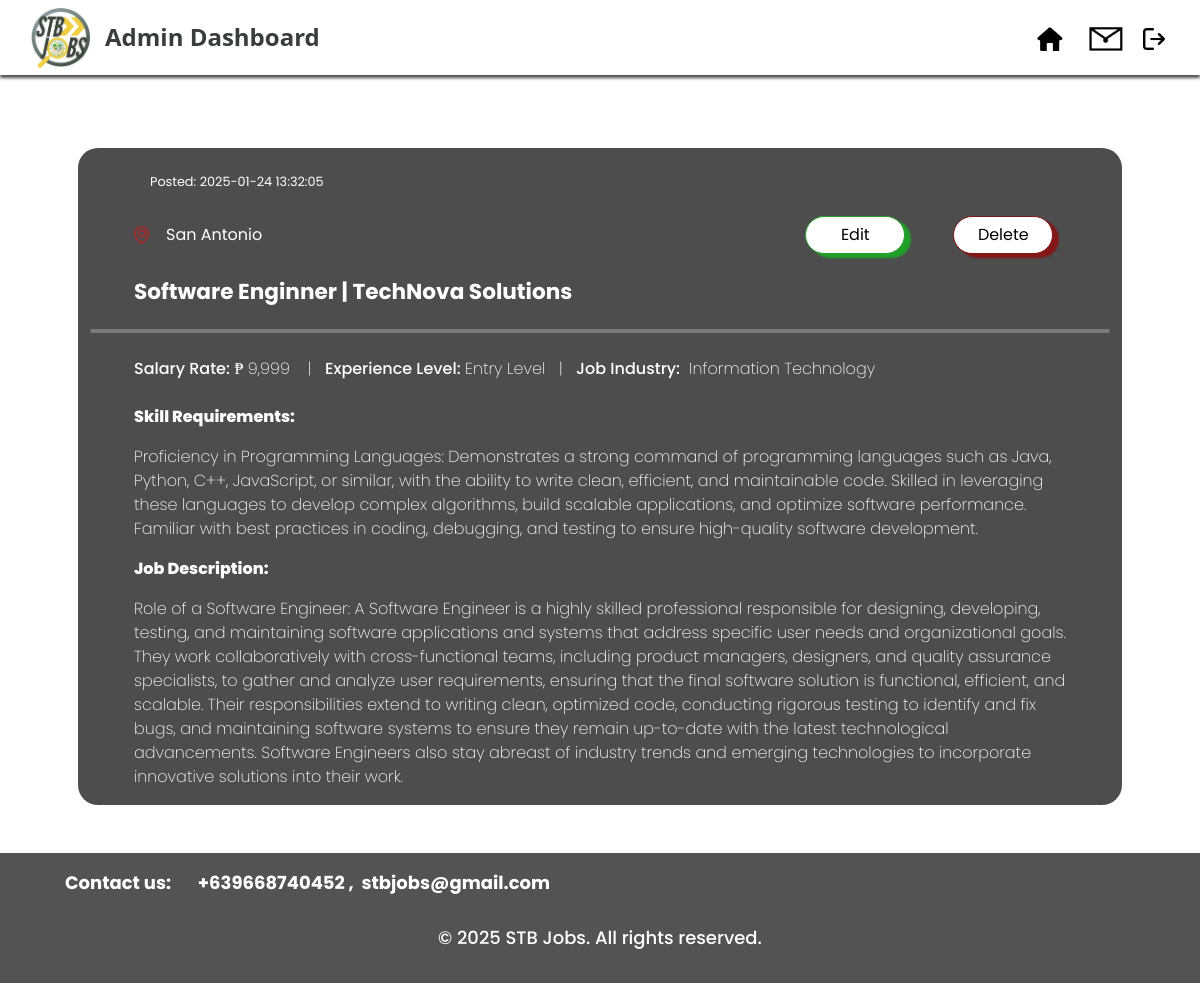
/admin/adminJobView.php?jobDetailID=12 (signed in), run on the app's committed database.
### tables this page shows
CREATE TABLE `post` (
  `postID` int(8) NOT NULL,
  `datePosted` datetime NOT NULL DEFAULT current_timestamp(),
  `updatedAt` datetime NOT NULL DEFAULT current_timestamp(),
  `userID` int(8) NOT NULL,
  `jobDetailID` int(8) NOT NULL
);

CREATE TABLE `jobdetail` (
  `jobDetailID` int(10) NOT NULL,
  `jobLocation` varchar(300) NOT NULL,
  `jobTitle` varchar(100) NOT NULL,
  `salaryRate` int(10) NOT NULL,
  `experienceLevel` varchar(50) NOT NULL,
  `jobIndustry` varchar(50) NOT NULL,
  `fullDescription` varchar(3000) NOT NULL,
  `companyName` varchar(100) NOT NULL,
  `jobSkillsDescription` varchar(1000) NOT NULL,
  `letterID` int(8) NOT NULL
);

### connect.php (called while the page is built, shortened)
<?php
  function executeQuery($query){
    $conn = $GLOBALS['conn'];
    return mysqli_query($conn, $query);
  }
?>

### process/adminJobView2.php (called while the page is built, shortened)
<?php
include("../connect.php");
if (isset($_GET['jobDetailID'])) {
    $jobDetailID = $_GET['jobDetailID'];
} else {
    header('location:adminJobList.php');
}
$getJobViewQuery = "SELECT jobdetail.jobDetailID,jobdetail.jobTitle, jobdetail.jobLocation, jobdetail.salaryRate, jobdetail.experienceLevel, jobdetail.jobIndustry, jobdetail.fullDescription, jobdetail.companyName, jobdetail.jobSkillsDescription, post.datePosted FROM `jobdetail` LEFT JOIN post ON jobdetail.jobDetailID = post.jobDetailID WHERE jobdetail.jobDetailID = '$jobDetailID';";
$jobViewresult = executeQuery($getJobViewQuery);
while ($jobRow = mysqli_fetch_assoc($jobViewresult)) {
    $jobDetailID = $jobRow['jobDetailID'];
    $jobTitle = $jobRow['jobTitle'];
    $salaryRate = $jobRow['salaryRate'];
    $expLevel = $jobRow['experienceLevel'];
    $companyName = $jobRow['companyName'];
    $location = $jobRow['jobLocation'];
    $industry = $jobRow['jobIndustry'];
    $skillRequirements = $jobRow['jobSkillsDescription'];
    $jobDescription = $jobRow['fullDescription'];
    $datePosted = $jobRow['datePosted'];
}
?>

### admin/adminJobView.php (the view, shortened to what this page needs)
<?php
include("../process/adminJobView2.php");
?>
<!DOCTYPE html>
<html lang="en">
<head>
    <link href="https://cdn.jsdelivr.net/npm/bootstrap@5.3.3/dist/css/bootstrap.min.css" rel="stylesheet"
>
    <link rel="stylesheet" href="../assets/css/adminCSS/adminJobView.css">
</head>
<body>
    <?php
    include("../assets/shared/navbarAdmin.php");
    ?>
    <div class="container main p-5" style="margin-top: 100px;">
        <div class="container job">
            <div class="row pt-4 mx-5">
                <p class="datePosted">Posted:&nbsp;<?php echo $datePosted ?></p>
            </div>
            <div class="row location mx-3">
                <div class="col-12 col-sm-12 col-xl-8 d-flex align-items-center" style="text-align: left;">
                    <img class="img-fluid locationImg mx-3" src="../assets/image/userImage/location.png">
                    <p class="barangay pt-3"><?php echo $location ?></p>
                </div>
                <div class="col-6 col-sm-6 col-xl-2 d-flex justify-content-center align-items-center">
                    <div class="container d-flex justify-content-end align-items-end">
                        <button type="button" class="btn custom-btn btnEdit"
                            onclick="location.href='jobEdit.php?jobID=<?php echo $jobDetailID?>'">Edit</button>
                    </div>
                </div>
                <div class="col-6 col-sm-6 col-xl-2 d-flex justify-content-center align-items-center">
                    <div class="container d-flex justify-content-start align-items-start">
                        <button class="btn custom-btn btnDelete" data-bs-toggle="modal"
                        data-bs-target="#deleteModal<?php echo $jobDetailID?>">Delete</button>
                                </div>
                            </div>
                        </div>
                    </div>
                </div>
            <div class="row companyName p-3 mx-3">
                <h3 class="jobName"><?php echo $jobTitle ?>&nbsp;|&nbsp;<?php echo $companyName ?></h3>
            </div>
            <div class="row d-flex justify-content-center align-items-center">
                <hr class="bar">
            </div>
            <div class="row jobDetails p-2 mx-4">
                <p> <span class="jobDetailsLabel">Salary Rate:</span>
                    ₱&nbsp;<?php echo number_format($salaryRate) ?>&nbsp;&nbsp;&nbsp;
                    |&nbsp;&nbsp; <span class="jobDetailsLabel">Experience Level:</span>
                    <?php echo $expLevel ?>&nbsp;&nbsp; |&nbsp;&nbsp; <span class="jobDetailsLabel">Job
                        Industry:</span>&nbsp;&nbsp;<?php echo $industry ?>
                </p>
            </div>
            <div class="row skill px-2 mx-4">
                <p>Skill Requirements:</p>
            </div>
            <div class="row skillDesc px-2 mx-4">
                <p>
                    <?php echo $skillRequirements ?>
                </p>
            </div>
            <div class="row jobDescTitle px-2 mx-4">
                <p>Job Description:</p>
            </div>
            <div class="row jobDesc px-2 mx-4">
                <p>
                    <?php echo $jobDescription ?>
                </p>
            </div>
    <?php
    include("../assets/shared/footerAdmin.php");
    ?>
</body>
</html>

### assets/css/adminCSS/adminJobView.css (style rules this page uses)
.job { background-color: #4D4D4D !important; border-radius: 20px !important; }
.datePosted { color: #ffffff !important; font-family: Poppins !important; font-size: clamp(.8rem, 1vw, .20rem) !important; text-align: start !important; }
.barangay { text-align: left !important; color: #ffffff !important; font-family: Poppins !important; font-size: clamp(1rem, 1vw, 1.5rem) !important; }
.btnEdit { background-color: #ffffff !important; border-style: solid 50px 50px 50px 50px !important; border-color: #21a027 !important; text-align: center !important; font-size: clamp(1rem, 1.2vw, 1.5rem) !important; font-family: Poppins !important; border-radius: 20px !important; box-shadow: 6px 4px 2px #21a027 !important; width: 100px !important; color: black !important; }
.btnDelete { background-color: #ffffff !important; border-style: solid 50px 50px 50px 50px !important; border-color: #841818 !important; text-align: center !important; font-size: clamp(1rem, 1.2vw, 1.5rem) !important; font-family: Poppins !important; border-radius: 20px !important; box-shadow: 6px 4px 2px #841818 !important; width: 100px !important; color: black !important; }
.jobName { color: #ffffff !important; font-family: Poppins !important; font-size: clamp(1rem, 1.8vw, 2rem) !important; font-weight: bolder !important; }
hr.bar { border: 2px solid rgb(255, 255, 255) !important; border-radius: 2px !important; width: 1120px; }
.jobDetails { color: #ffffff !important; font-family: Poppins !important; font-size: clamp(1rem, 1.5vw, 1rem) !important; font-weight: 200 !important; }
.jobDetailsLabel { color: #ffffff !important; font-family: Poppins !important; font-size: clamp(1rem, 1.5vw, 1rem) !important; font-weight: 500 !important; }
.skill { color: #ffffff !important; font-family: Poppins !important; font-size: clamp(1rem, 1.5vw, 1rem) !important; font-weight: 800 !important; }
.skillDesc { color: #ffffff !important; font-family: Poppins !important; font-size: clamp(1rem, 1.5vw, 1rem) !important; font-weight: 200 !important; }
.jobDescTitle { color: #ffffff !important; font-family: Poppins !important; font-size: clamp(1rem, 1.5vw, 1rem) !important; font-weight: 800 !important; }
.jobDesc { color: #ffffff !important; font-family: Poppins !important; font-size: clamp(1rem, 1.5vw, 1rem) !important; font-weight: 200 !important; }

### assets/css/adminCSS/navbarAdmin.css (style rules this page uses)
* { padding: 0; box-sizing: border-box; margin: 0; }
body { background: white; font-family: "Poppins", serif; }

### assets/shared/footerAdmin.php (style rules this page uses)
.row { margin: 0; padding: 0; }

### data on the page
post: datePosted "2025-01-24 13:32:05", jobDetailID.jobLocation "San Antonio", jobDetailID.jobTitle "Software Enginner", jobDetailID.companyName "TechNova Solutions", jobDetailID.salaryRate "9,999", jobDetailID.experienceLevel "Entry Level", jobDetailID.jobIndustry "Information Technology", jobDetailID.jobSkillsDescription "Proficiency in Programming Languages: Demonstrates a strong command of programming languages such as Java, Python, C++, JavaScript, or similar, with the ability to write clean, efficient, and maintainable code. Skilled in leveraging these languages to develop complex algorithms, build scalable applications, and optimize software performance. Familiar with best practices in coding, debugging, and testing to ensure high-quality software development.", jobDetailID.fullDescription "Role of a Software Engineer: A Software Engineer is a highly skilled professional responsible for designing, developing, testing, and maintaining software applications and systems that address specific user needs and organizational goals. They work collaboratively with cross-functional teams, including product managers, designers, and quality assurance specialists, to gather and analyze user requirements, ensuring that the final software solution is functional, efficient, and scalable. Their responsibilities extend to writing clean, optimized code, conducting rigorous testing to identify and fix bugs, and maintaining software systems to ensure they remain up-to-date with the latest…"
